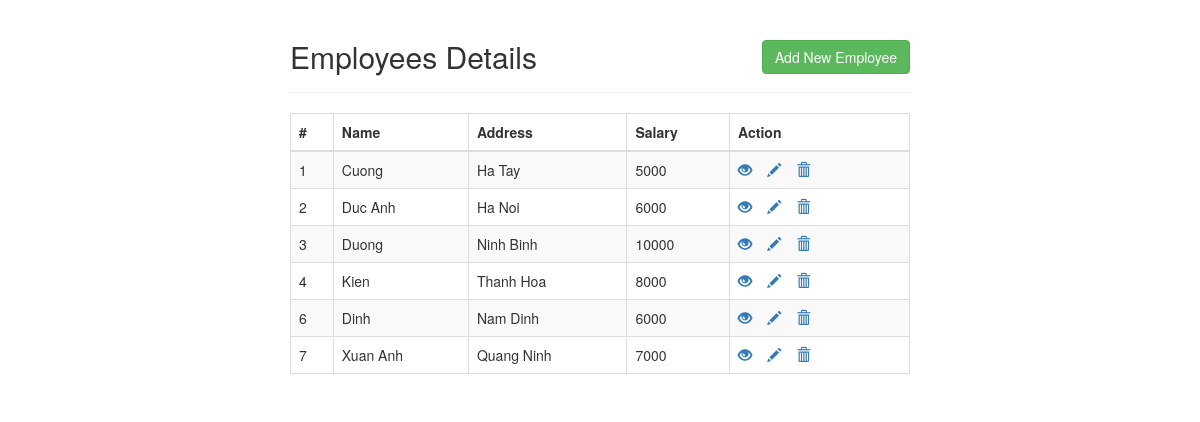
The page / on the database its author committed.
### tables this page shows
CREATE TABLE `employees` (
  `id` int(11) NOT NULL,
  `name` varchar(100) NOT NULL,
  `address` varchar(255) NOT NULL,
  `salary` int(10) NOT NULL
);

### index.php (the view, shortened to what this page needs)
<!DOCTYPE html>
<html lang="en">
<head>
    <link rel="stylesheet" href="https://maxcdn.bootstrapcdn.com/bootstrap/3.3.7/css/bootstrap.css">
</head>
<body>
    <div class="wrapper">
        <div class="container-fluid">
            <div class="row">
                <div class="col-md-12">
                    <div class="page-header clearfix">
                        <h2 class="pull-left">Employees Details</h2>
                        <a href="create.php" class="btn btn-success pull-right">Add New Employee</a>
                    </div>
                    <?php
                    require_once "config.php";
                    $sql = "SELECT * FROM employees";
                    if($result = mysqli_query($link, $sql)){
                        if(mysqli_num_rows($result) > 0){
                            echo "<table class='table table-bordered table-striped'>";
                                echo "<thead>";
                                    echo "<tr>";
                                        echo "<th>#</th>";
                                        echo "<th>Name</th>";
                                        echo "<th>Address</th>";
                                        echo "<th>Salary</th>";
                                        echo "<th>Action</th>";
                                    echo "</tr>";
                                echo "</thead>";
                                echo "<tbody>";
                                while($row = mysqli_fetch_array($result)){
                                    echo "<tr>";
                                        echo "<td>" . $row['id'] . "</td>";
                                        echo "<td>" . $row['name'] . "</td>";
                                        echo "<td>" . $row['address'] . "</td>";
                                        echo "<td>" . $row['salary'] . "</td>";
                                        echo "<td>";
                                            echo "<a href='read.php?id=". $row['id'] ."' title='View Record' data-toggle='tooltip'><span class='glyphicon glyphicon-eye-open'></span></a>";
                                            echo "<a href='update.php?id=". $row['id'] ."' title='Update Record' data-toggle='tooltip'><span class='glyphicon glyphicon-pencil'></span></a>";
                                            echo "<a href='delete.php?id=". $row['id'] ."' title='Delete Record' data-toggle='tooltip'><span class='glyphicon glyphicon-trash'></span></a>";
                                        echo "</td>";
                                    echo "</tr>";
                                }
                                echo "</tbody>";
                            echo "</table>";
                        } else{
                            echo "<p class='lead'><em>Không tìm thấy bản ghi.</em></p>";
                        }
                    } else{
                        echo "ERROR: Không thể thực thi $sql. " . mysqli_error($link);
                    }
                    ?>
                </div>
            </div>
        </div>
    </div>
</body>
</html>

### index.php (style rules this page uses)
.wrapper { width: 650px; margin: 0 auto; }
.page-header h2 { margin-top: 0; }
table tr td:last-child a { margin-right: 15px; }

### rows shown on the page
employees: id "1", name "Cuong", address "Ha Tay", salary "5000"
employees: id "2", name "Duc Anh", address "Ha Noi", salary "6000"
employees: id "3", name "Duong", address "Ninh Binh", salary "10000"
employees: id "4", name "Kien", address "Thanh Hoa", salary "8000"
employees: id "6", name "Dinh", address "Nam Dinh", salary "6000"
employees: id "7", name "Xuan Anh", address "Quang Ninh", salary "7000"
